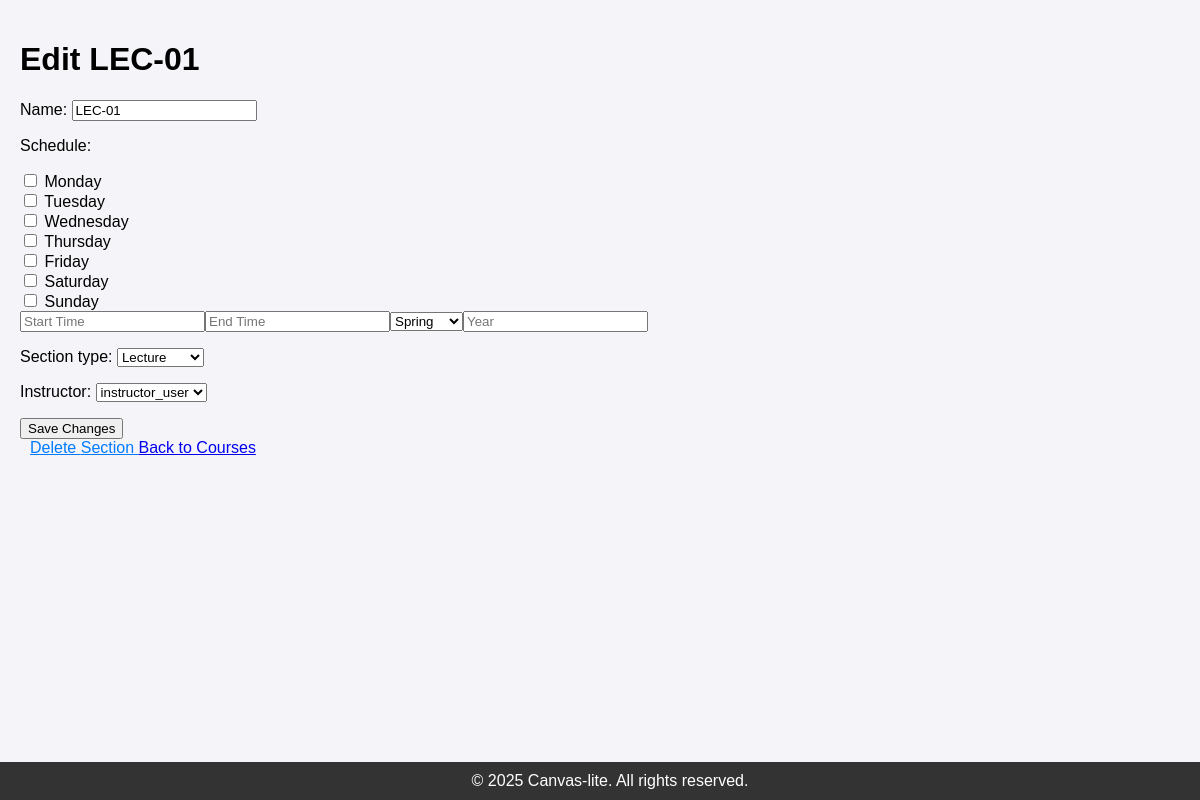
The app's page /sudo/section/6/edit (signed in), older data.
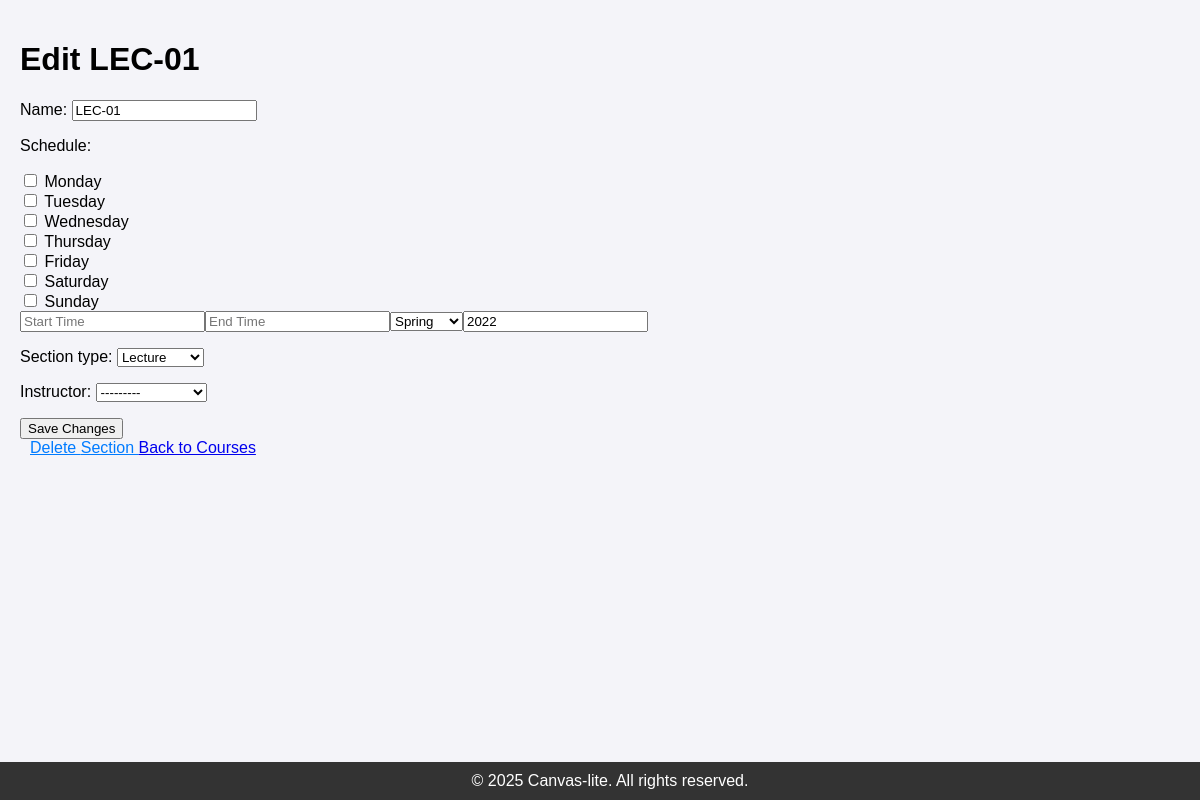
The same page, newer data.
### webapp/models/section.py (models this page shows, shortened)
class Section(models.Model):
    name = models.CharField(max_length=100)
    schedule = models.JSONField(default=dict)
    section_type = models.CharField(
        max_length=3,
        choices=SectionType,
        default=SectionType.LECTURE,
    )
    course = models.ForeignKey('Course', on_delete=models.CASCADE, related_name='sections')
    instructor = models.ForeignKey(
        settings.AUTH_USER_MODEL,
        on_delete=models.SET_NULL,
        null=True,
        blank=True,
        related_name='sections_taught'
    )
    main_section = models.ForeignKey(
        'self',
        null=True,
        blank=True,
        on_delete=models.CASCADE,
        related_name='sub_sections'
    )
    class Meta:
        unique_together = (
            ('course', 'name'),
            ('main_section', 'name'),
        )

### webapp/views/admin.py (the view)
# urls.py: path('sudo/<str:model_name>/<int:model_id>/edit', views.edit_model, name='edit_model'),
@in_groups(["Admin"])
def edit_model(request, model_name, model_id):
    model_classes = {
        'course': Course,
        'section': Section,
        'user': User
    }
    form_classes = {
        'course': CourseForm,
        'section': SectionForm,
        'user': UserForm
    }
    success_urls = {
        'course': 'courses_list',
        'section': 'courses_list',
        'user': 'user_list'
    }
    model_class = model_classes.get(model_name)
    form_class = form_classes.get(model_name)
    if not model_class or not form_class:
        raise Http404("Model not found")
    instance = get_object_or_404(model_class, id=model_id)
    if request.method == 'POST':
        form = form_class(request.POST, instance=instance)
        if form.is_valid():
            form.save()
            return redirect(success_urls[model_name])
    else:
        form = form_class(instance=instance)
    template_name = f'admin_pages/edit_model.html'
    context = {
        'form': form,
        'object': instance,  # Generic object reference
        'model_name': model_name,  # Explicit model name
        model_name: instance  # Maintain backward compatibility
    }
    return render(request, template_name, context)

### webapp/forms/admin.py (shortened to what this page needs)
class SectionForm(forms.ModelForm):
    class Meta:
        model = Section
        fields = ['name', 'schedule', 'section_type', 'instructor']
        widgets = {
            'schedule': ScheduleWidget(),
        }
    def __init__(self, *args, **kwargs):
        self.course = kwargs.pop('course', None)  # Remove course from kwargs
        super().__init__(*args, **kwargs)  # Now passes clean kwargs
        if 'instructor' in self.fields:
            self.fields['instructor'].queryset = self.fields['instructor'].queryset.exclude(
                groups__name='Admin'
            )
        self.fields['schedule'].required = False  # Make entire JSON optional

### webapp/models/users.py (called while the page is built)
    def __str__(self):
        return self.username

### webapp/views/admin.py (called while the page is built)
def in_groups(group_names):
    def check(user):
        return user.groups.filter(name__in=group_names).exists()
    return user_passes_test(check)

### templates/admin_pages/edit_model.html (shortened to what this page needs)
{% extends "master.html" %}
{% load static %}
{% block content %}
    <h1>
        Edit
        {% if model_name == 'course' %}{{ course.name }}
            {% elif model_name == 'section' %}{{ section.name }}
            {% elif model_name == 'user' %}{{ user.username }}
        {% endif %}
    </h1>
    <form method="post">
        {{ form.as_p }}
        <button type="submit">Save Changes</button>
    </form>
    <a href="{% url 'delete_model' model_name=model_name pk=object.id %}" class="btn btn-danger"
       style="margin-left:10px;">
        Delete {{ model_name|title }}
    </a>
    {% if model_name == 'course' or model_name == 'section' %}
        <a href="{% url 'courses_list' %}">Back to Courses</a>
    {% elif model_name == 'user' %}
        <a href="{% url 'user_list' %}">Back to Users</a>
    {% endif %}
{% endblock %}

Row changes from the older to the newer data that the page shows:
changed Section "LEC-01": instructor "instructor_user" → "---------"
Text that changed along with them:
form field as_p: (not shown) → "2022"
